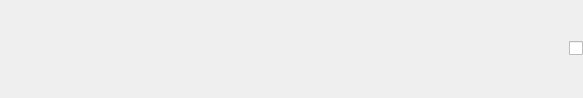
<?xml version="1.0" encoding="UTF-8"?>
<ui version="4.0">
 <class>ListCheckItemWidget</class>
 <widget class="QWidget" name="ListCheckItemWidget">
  <property name="geometry">
   <rect>
    <x>0</x>
    <y>0</y>
    <width>583</width>
    <height>98</height>
   </rect>
  </property>
  <layout class="QVBoxLayout" name="verticalLayout_2">
   <property name="spacing">
    <number>0</number>
   </property>
   <property name="leftMargin">
    <number>0</number>
   </property>
   <property name="topMargin">
    <number>0</number>
   </property>
   <property name="rightMargin">
    <number>0</number>
   </property>
   <property name="bottomMargin">
    <number>0</number>
   </property>
   <item>
    <widget class="governikus::ListItem" name="listItemLayout" native="true">
     <layout class="QHBoxLayout" name="horizontalLayout_2">
      <property name="spacing">
       <number>0</number>
      </property>
      <property name="leftMargin">
       <number>0</number>
      </property>
      <property name="topMargin">
       <number>0</number>
      </property>
      <property name="rightMargin">
       <number>0</number>
      </property>
      <property name="bottomMargin">
       <number>0</number>
      </property>
      <item>
       <widget class="governikus::ListItemIconLeft" name="listIcon">
        <property name="sizePolicy">
         <sizepolicy hsizetype="Minimum" vsizetype="MinimumExpanding">
          <horstretch>0</horstretch>
          <verstretch>0</verstretch>
         </sizepolicy>
        </property>
        <property name="minimumSize">
         <size>
          <width>29</width>
          <height>29</height>
         </size>
        </property>
        <property name="maximumSize">
         <size>
          <width>29</width>
          <height>29</height>
         </size>
        </property>
        <property name="text">
         <string/>
        </property>
       </widget>
      </item>
      <item>
       <widget class="QFrame" name="headingFrameLayout">
        <layout class="QVBoxLayout" name="headingWidgetLayout_2">
         <property name="spacing">
          <number>0</number>
         </property>
         <property name="leftMargin">
          <number>0</number>
         </property>
         <property name="topMargin">
          <number>0</number>
         </property>
         <property name="rightMargin">
          <number>0</number>
         </property>
         <property name="bottomMargin">
          <number>0</number>
         </property>
         <item>
          <widget class="governikus::ListItemTitle" name="heading">
           <property name="text">
            <string/>
           </property>
           <property name="wordWrap">
            <bool>false</bool>
           </property>
          </widget>
         </item>
         <item>
          <widget class="governikus::ListItemSubTitle" name="subHeading">
           <property name="text">
            <string/>
           </property>
          </widget>
         </item>
        </layout>
       </widget>
      </item>
      <item>
       <widget class="QWidget" name="widget" native="true">
        <property name="sizePolicy">
         <sizepolicy hsizetype="Fixed" vsizetype="Preferred">
          <horstretch>0</horstretch>
          <verstretch>0</verstretch>
         </sizepolicy>
        </property>
        <property name="layoutDirection">
         <enum>Qt::RightToLeft</enum>
        </property>
        <layout class="QHBoxLayout" name="horizontalLayout">
         <property name="spacing">
          <number>0</number>
         </property>
         <property name="leftMargin">
          <number>0</number>
         </property>
         <property name="topMargin">
          <number>0</number>
         </property>
         <property name="rightMargin">
          <number>0</number>
         </property>
         <property name="bottomMargin">
          <number>0</number>
         </property>
         <item>
          <widget class="QCheckBox" name="listCheckBox">
           <property name="text">
            <string/>
           </property>
          </widget>
         </item>
        </layout>
       </widget>
      </item>
     </layout>
    </widget>
   </item>
  </layout>
 </widget>
 <layoutdefault spacing="6" margin="11"/>
 <customwidgets>
  <customwidget>
   <class>governikus::ListItem</class>
   <extends>QWidget</extends>
   <header location="global">generic/ListItem.h</header>
   <container>1</container>
  </customwidget>
  <customwidget>
   <class>governikus::ListItemTitle</class>
   <extends>QLabel</extends>
   <header>generic/ListItemTitle.h</header>
  </customwidget>
  <customwidget>
   <class>governikus::ListItemSubTitle</class>
   <extends>QLabel</extends>
   <header>generic/ListItemSubTitle.h</header>
  </customwidget>
  <customwidget>
   <class>governikus::ListItemIconLeft</class>
   <extends>QLabel</extends>
   <header>generic/ListItemIconLeft.h</header>
  </customwidget>
 </customwidgets>
 <resources/>
 <connections/>
</ui>
